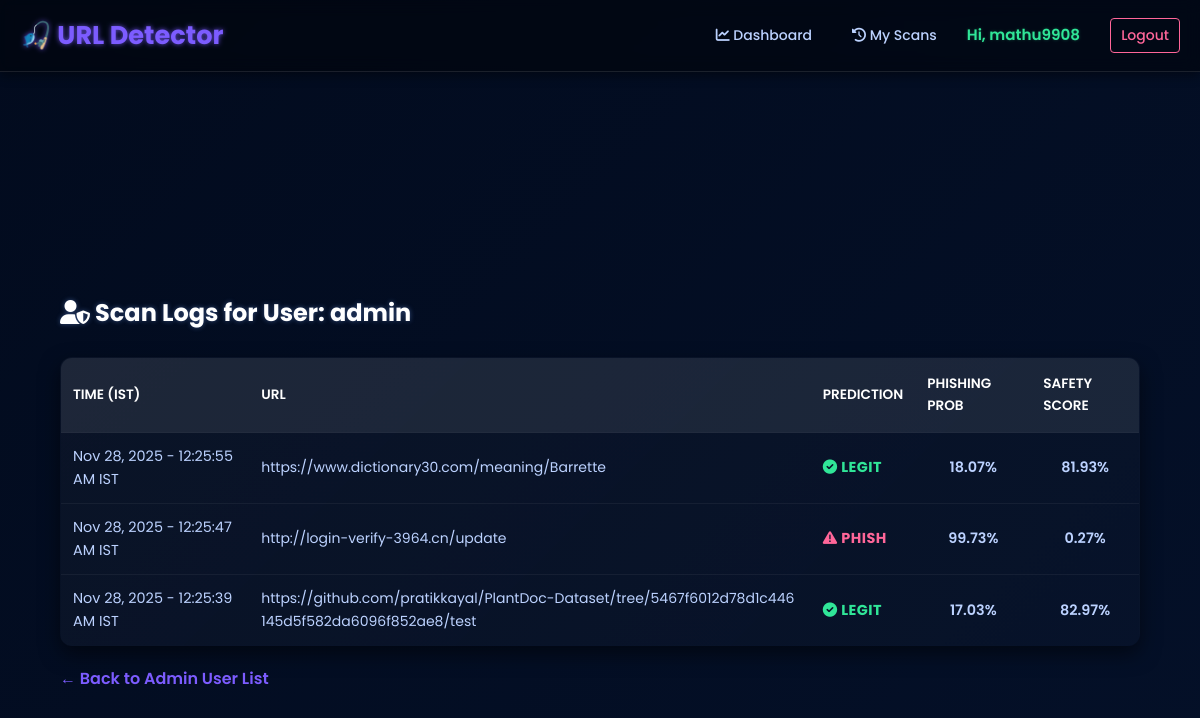
Page /admin/user/1/logs (signed in) on the committed database.
### src/models.py (models this page shows, shortened)
class User(Base):
    __tablename__ = 'users'
    id = Column(Integer, primary_key=True)
    username = Column(String(64), unique=True, nullable=False)
    email = Column(String(120), unique=True, nullable=False)
    password_hash = Column(String(128))
    is_admin = Column(Boolean, default=False)
    reset_otp = Column(String(6), nullable=True, default=None)
    otp_expiry = Column(DateTime, nullable=True, default=None)
    logs = relationship("URLLog", back_populates="user")

class URLLog(Base):
    __tablename__ = 'url_logs'
    id = Column(Integer, primary_key=True)
    user_id = Column(Integer, ForeignKey('users.id'), nullable=True)
    url = Column(String(512), nullable=False)
    timestamp = Column(DateTime, default=lambda: datetime.now(timezone.utc))
    prediction = Column(String(16))
    prob_phishing = Column(Float)
    safety_score = Column(Float)
    features = Column(String)
    user = relationship("User", back_populates="logs")

### src/app.py (the view)
@app.route("/admin/user/<int:user_id>/logs")
@login_required
def admin_user_logs(user_id):
    db = Session()
    logs = db.query(URLLog).filter(URLLog.user_id==user_id).order_by(URLLog.timestamp.desc()).all()
    user = db.query(User).get(user_id)
    db.close()
    return render_template("admin/user_logs.html", logs=logs, user=user)

### src/app.py (called while the page is built)
@login_manager.user_loader
def load_user(user_id):
    db = Session()
    u = db.query(User).get(int(user_id))
    db.close()
    return FlaskUser(u) if u else None

@app.teardown_appcontext
def shutdown_session(exception=None):
    Session.remove()

@app.template_filter('ist_time')
def format_datetime_to_ist(utc_dt):
    if utc_dt is None:
        return ""
    if utc_dt.tzinfo is None:
        utc_dt = utc_dt.replace(tzinfo=timezone.utc)
    ist_dt = utc_dt.astimezone(IST_TIMEZONE)
    return ist_dt.strftime('%b %d, %Y - %I:%M:%S %p IST')

### src/templates/admin/user_logs.html (shortened to what this page needs)
{% extends "base.html" %}
{% block content %}
    <div class="log-table-container">
        <h2 style="margin-left: 5%;"><i class="fas fa-user-shield"></i> Scan Logs for User: {{ user.username }}</h2>
        <table style="width:90%; margin-left: 5%;">
            <thead>
                <tr>
                    <th>Time (IST)</th>
                    <th>URL</th>
                    <th>Prediction</th>
                    <th>Phishing Prob</th>
                    <th>Safety Score</th>
                </tr>
            </thead>
            <tbody>
                {% for r in logs %}
                {% set row_class = r.prediction | lower %}
                <tr class="{{ row_class }}">
                    <td>{{ r.timestamp | ist_time }}</td>
                    <td>
                        <a href="{{ r.url }}" target="_blank" rel="noopener noreferrer">{{ r.url }}</a>
                    </td>
                    <td>
                        {% if r.prediction == 'phishing' %}
                            <span class="pred-phishing"><i class="fas fa-triangle-exclamation"></i> PHISH</span>
                        {% else %}
                            <span class="pred-benign"><i class="fas fa-check-circle"></i> LEGIT</span>
                        {% endif %}
                    </td>
                    <td class="prob">{{ "%.2f"|format(r.prob_phishing*100) }}%</td>
                    <td class="safety">{{ "%.2f"|format(r.safety_score) }}%</td>
                </tr>
                {% else %}
                <tr>
                    <td colspan="5" style="text-align: center; padding: 20px;">No scan records found.</td>
                </tr>
                {% endfor %}
            </tbody>
        </table>
    </div>
    {% if user is defined %}
        <p class="admin-link-back"><a href="{{ url_for('admin_users') }}">← Back to Admin User List</a></p>
    {% else %}
        <h2><i class="fas fa-history"></i> My Scan History</h2>
    {% endif %}
{% endblock %}

### src/templates/base.html (shortened to what this page needs)
<!DOCTYPE html>
<html lang="en">
<head>
    <link rel="stylesheet" href="{{ url_for('static', filename='css/styles.css') }}">
    <link rel="stylesheet" href="{{ url_for('static', filename='css/navbar.css') }}">
    <link rel="stylesheet" href="{{ url_for('static', filename='css/adusr.css') }}">
</head>
    <link rel="stylesheet" href="https://cdnjs.cloudflare.com/ajax/libs/font-awesome/6.0.0-beta3/css/all.min.css">
</head>
<body>
    <nav class="navbar">
        <div class="navbar-brand">
            <a href="{{ url_for('index') }}">🎣 URL Detector</a>
        </div>
        <div class="navbar-links">
            <a href="{{ url_for('dashboard') }}"><i class="fas fa-chart-line"></i> Dashboard</a>
            <a href="{{ url_for('history') }}"><i class="fas fa-history"></i> My Scans</a>
            {% if current_user.is_authenticated %}
                <span class="user-greeting">
                    Hi, {{ current_user.username }}
                </span>
                <a href="{{ url_for('logout') }}" class="btn-logout">Logout</a>
            {% else %}
                <a href="{{ url_for('login') }}" class="btn-login">Login</a>
                <a href="{{ url_for('register') }}" class="btn-register">Register</a>
            {% endif %}
        </div>
    </nav>
    <div class="content-wrapper">
    {% from "macros.html" import render_flashes %}
        {% block content %} {% endblock %}
    </div>
</body>
</html>

### src/static/css/styles.css (style rules this page uses)
:root { --bg: #0f1020; --card: rgba(255, 255, 255, 0.04); --cards: rgba(255, 255, 255, 0.355); --accent: #7c5cff; --legit-color: #30e698; --phishing-color: #ff6699; --glass: rgba(255, 255, 255, 0.06); --text-color: #e9eef8; --light-text: #bcd2ff; }
* { box-sizing: border-box; margin: 0; padding: 0; }
body { background: linear-gradient(135deg, #020b1e 0%, #041028 100%); color: var(--text-color); font-family: "Poppins", sans-serif; line-height: 1.6; min-height: 100vh; display: flex; flex-direction: column; align-items: center; justify-content: center; }
a { color: var(--light-text); text-decoration: none; transition: color 0.2s, text-shadow 0.2s; font-size: 14px; }

### src/static/css/navbar.css (style rules this page uses)
:root { --accent: #7c5cff; --legit-color: #30e698; --phishing-color: #ff6699; --text-color: #e9eef8; --light-text: #bcd2ff; --bg: #0f1020; --glass: rgba(255, 255, 255, 0.06); }
.navbar { position: fixed; top: 0; left: 0; width: 100%; background: rgba(0, 0, 0, 0.4); backdrop-filter: blur(8px); box-shadow: 0 4px 10px rgba(0, 0, 0, 0.4); padding: 15px 20px; display: flex; justify-content: space-between; align-items: center; z-index: 1000; border-bottom: 1px solid rgba(255, 255, 255, 0.1); }
.navbar-brand a { color: var(--accent); font-size: 1.6em; font-weight: 700; text-shadow: 0 0 5px rgba(124, 92, 255, 0.8); }
.navbar-links { display: flex; align-items: center; gap: 20px; }
.navbar-links a { color: var(--light-text); padding: 5px 10px; border-radius: 4px; transition: all 0.2s; font-weight: 500; }
.navbar-links .user-greeting { color: var(--legit-color); font-weight: 600; margin-right: 10px; font-size: 0.95em; text-shadow: 0 0 3px rgba(48, 230, 152, 0.3); }
.btn-logout { color: var(--phishing-color) !important; border: 1px solid var(--phishing-color); background-color: transparent !important; padding: 5px 10px !important; }

### src/static/css/adusr.css (style rules this page uses)
:root { --bg: #0f1020; --card: rgba(255, 255, 255, 0.04); --accent: #7c5cff; --legit-color: #30e698; --phishing-color: #ff6699; --light-text: #bcd2ff; --table-header: rgba(255, 255, 255, 0.08); }
h2 { color: #fff; margin-bottom: 25px; margin-left:5% ; padding-top: 20px; font-size: 24px; text-shadow: 0 0 5px rgba(122, 167, 255, 0.4); }
.log-table-container { padding-top: 10%; margin: 20px 0; }
table { width: 100%; border-collapse: collapse; background: linear-gradient(135deg, rgba(255, 255, 255, 0.03), rgba(255, 255, 255, 0.01)); border-radius: 12px; overflow: hidden; box-shadow: 0 8px 20px rgba(0, 0, 0, 0.5); border: 1px solid rgba(255, 255, 255, 0.06); }
thead { background-color: var(--table-header); }
th { padding: 15px 12px; text-align: left; color: #fff; font-weight: 600; text-transform: uppercase; font-size: 0.85em; border-bottom: 1px solid rgba(255, 255, 255, 0.1); }
td { padding: 12px; text-align: left; color: var(--light-text); font-size: 0.9em; border-bottom: 1px solid rgba(255, 255, 255, 0.05); }
tbody tr:last-child td { border-bottom: none; }
td a { color: var(--light-text); text-decoration: none; word-break: break-all; }
.pred-phishing { font-weight: 700; color: var(--phishing-color); letter-spacing: 0.5px; }
.pred-benign { font-weight: 700; color: var(--legit-color); letter-spacing: 0.5px; }
td.prob, td.safety { font-weight: 600; text-align: center; }
.admin-link-back a { color: var(--accent); font-size: 1em; margin-left: 5%; font-weight: 600; }

### rows in the picture
User: username "mathu9908"
User: username "admin"
URLLog: timestamp|ist_time "Nov 28, 2025 - 12:25:55 AM IST", url "https://www.dictionary30.com/meaning/Barrette", prediction "legit" (drawn), r.prob_phishing*100 "18.07", safety_score "81.93"
URLLog: timestamp|ist_time "Nov 28, 2025 - 12:25:47 AM IST", url "http://login-verify-3964.cn/update", prediction "phishing" (drawn), r.prob_phishing*100 "99.73", safety_score "0.27"
URLLog: timestamp|ist_time "Nov 28, 2025 - 12:25:39 AM IST", url "https://github.com/pratikkayal/PlantDoc-Dataset/tree/5467f6012d78d1c446145d5f582da6096f852ae8/test", prediction "legit" (drawn), r.prob_phishing*100 "17.03", safety_score "82.97"
